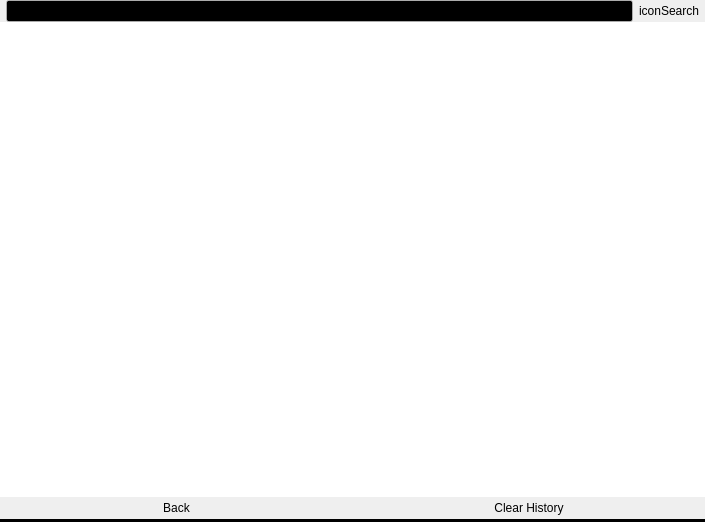
<?xml version="1.0" encoding="UTF-8"?>
<ui version="4.0">
 <class>HistoryWidget</class>
 <widget class="QWidget" name="HistoryWidget">
  <property name="geometry">
   <rect>
    <x>0</x>
    <y>0</y>
    <width>705</width>
    <height>522</height>
   </rect>
  </property>
  <property name="windowTitle">
   <string>Form</string>
  </property>
  <layout class="QVBoxLayout" name="verticalLayout_4">
   <property name="spacing">
    <number>0</number>
   </property>
   <property name="leftMargin">
    <number>0</number>
   </property>
   <property name="topMargin">
    <number>0</number>
   </property>
   <property name="rightMargin">
    <number>0</number>
   </property>
   <property name="bottomMargin">
    <number>0</number>
   </property>
   <item>
    <layout class="QVBoxLayout" name="verticalLayout_3">
     <property name="spacing">
      <number>0</number>
     </property>
     <property name="leftMargin">
      <number>0</number>
     </property>
     <property name="topMargin">
      <number>0</number>
     </property>
     <property name="rightMargin">
      <number>0</number>
     </property>
     <item>
      <widget class="QFrame" name="frame">
       <property name="frameShape">
        <enum>QFrame::NoFrame</enum>
       </property>
       <property name="frameShadow">
        <enum>QFrame::Plain</enum>
       </property>
       <property name="lineWidth">
        <number>0</number>
       </property>
       <layout class="QGridLayout" name="gridLayout">
        <property name="leftMargin">
         <number>0</number>
        </property>
        <property name="topMargin">
         <number>0</number>
        </property>
        <property name="rightMargin">
         <number>0</number>
        </property>
        <property name="bottomMargin">
         <number>0</number>
        </property>
        <property name="spacing">
         <number>0</number>
        </property>
        <item row="0" column="0">
         <layout class="QHBoxLayout" name="horizontalLayout_2">
          <property name="spacing">
           <number>6</number>
          </property>
          <property name="leftMargin">
           <number>6</number>
          </property>
          <item>
           <widget class="QLineEdit" name="searchBar">
            <property name="palette">
             <palette>
              <active>
               <colorrole role="Text">
                <brush brushstyle="SolidPattern">
                 <color alpha="255">
                  <red>255</red>
                  <green>255</green>
                  <blue>255</blue>
                 </color>
                </brush>
               </colorrole>
               <colorrole role="Base">
                <brush brushstyle="SolidPattern">
                 <color alpha="255">
                  <red>0</red>
                  <green>0</green>
                  <blue>0</blue>
                 </color>
                </brush>
               </colorrole>
               <colorrole role="PlaceholderText">
                <brush brushstyle="SolidPattern">
                 <color alpha="128">
                  <red>255</red>
                  <green>255</green>
                  <blue>255</blue>
                 </color>
                </brush>
               </colorrole>
              </active>
              <inactive>
               <colorrole role="Text">
                <brush brushstyle="SolidPattern">
                 <color alpha="255">
                  <red>255</red>
                  <green>255</green>
                  <blue>255</blue>
                 </color>
                </brush>
               </colorrole>
               <colorrole role="Base">
                <brush brushstyle="SolidPattern">
                 <color alpha="255">
                  <red>0</red>
                  <green>0</green>
                  <blue>0</blue>
                 </color>
                </brush>
               </colorrole>
               <colorrole role="PlaceholderText">
                <brush brushstyle="SolidPattern">
                 <color alpha="128">
                  <red>255</red>
                  <green>255</green>
                  <blue>255</blue>
                 </color>
                </brush>
               </colorrole>
              </inactive>
              <disabled>
               <colorrole role="Text">
                <brush brushstyle="SolidPattern">
                 <color alpha="255">
                  <red>190</red>
                  <green>190</green>
                  <blue>190</blue>
                 </color>
                </brush>
               </colorrole>
               <colorrole role="Base">
                <brush brushstyle="SolidPattern">
                 <color alpha="255">
                  <red>239</red>
                  <green>239</green>
                  <blue>239</blue>
                 </color>
                </brush>
               </colorrole>
               <colorrole role="PlaceholderText">
                <brush brushstyle="SolidPattern">
                 <color alpha="128">
                  <red>0</red>
                  <green>0</green>
                  <blue>0</blue>
                 </color>
                </brush>
               </colorrole>
              </disabled>
             </palette>
            </property>
           </widget>
          </item>
          <item>
           <widget class="QLabel" name="iconSearch">
            <property name="text">
             <string>iconSearch</string>
            </property>
           </widget>
          </item>
          <item>
           <spacer name="horizontalSpacer">
            <property name="orientation">
             <enum>Qt::Horizontal</enum>
            </property>
            <property name="sizeType">
             <enum>QSizePolicy::Maximum</enum>
            </property>
            <property name="sizeHint" stdset="0">
             <size>
              <width>6</width>
              <height>20</height>
             </size>
            </property>
           </spacer>
          </item>
         </layout>
        </item>
       </layout>
      </widget>
     </item>
     <item>
      <widget class="QTableView" name="historyView">
       <property name="palette">
        <palette>
         <active>
          <colorrole role="Text">
           <brush brushstyle="SolidPattern">
            <color alpha="255">
             <red>255</red>
             <green>255</green>
             <blue>255</blue>
            </color>
           </brush>
          </colorrole>
          <colorrole role="PlaceholderText">
           <brush brushstyle="SolidPattern">
            <color alpha="128">
             <red>255</red>
             <green>255</green>
             <blue>255</blue>
            </color>
           </brush>
          </colorrole>
         </active>
         <inactive>
          <colorrole role="Text">
           <brush brushstyle="SolidPattern">
            <color alpha="255">
             <red>255</red>
             <green>255</green>
             <blue>255</blue>
            </color>
           </brush>
          </colorrole>
          <colorrole role="PlaceholderText">
           <brush brushstyle="SolidPattern">
            <color alpha="128">
             <red>255</red>
             <green>255</green>
             <blue>255</blue>
            </color>
           </brush>
          </colorrole>
         </inactive>
         <disabled>
          <colorrole role="Text">
           <brush brushstyle="SolidPattern">
            <color alpha="255">
             <red>190</red>
             <green>190</green>
             <blue>190</blue>
            </color>
           </brush>
          </colorrole>
          <colorrole role="PlaceholderText">
           <brush brushstyle="SolidPattern">
            <color alpha="128">
             <red>0</red>
             <green>0</green>
             <blue>0</blue>
            </color>
           </brush>
          </colorrole>
         </disabled>
        </palette>
       </property>
       <property name="font">
        <font>
         <pointsize>18</pointsize>
        </font>
       </property>
       <property name="frameShape">
        <enum>QFrame::NoFrame</enum>
       </property>
       <property name="frameShadow">
        <enum>QFrame::Plain</enum>
       </property>
       <property name="lineWidth">
        <number>0</number>
       </property>
       <property name="verticalScrollBarPolicy">
        <enum>Qt::ScrollBarAlwaysOff</enum>
       </property>
       <property name="horizontalScrollBarPolicy">
        <enum>Qt::ScrollBarAlwaysOff</enum>
       </property>
      </widget>
     </item>
    </layout>
   </item>
   <item>
    <layout class="QHBoxLayout" name="horizontalLayout">
     <property name="spacing">
      <number>0</number>
     </property>
     <item>
      <layout class="QVBoxLayout" name="verticalLayout">
       <property name="spacing">
        <number>0</number>
       </property>
       <item>
        <widget class="QPushButton" name="btnBack">
         <property name="maximumSize">
          <size>
           <width>16777215</width>
           <height>48</height>
          </size>
         </property>
         <property name="text">
          <string>Back</string>
         </property>
         <property name="flat">
          <bool>true</bool>
         </property>
        </widget>
       </item>
       <item>
        <widget class="Line" name="lineSettings">
         <property name="sizePolicy">
          <sizepolicy hsizetype="Minimum" vsizetype="Maximum">
           <horstretch>0</horstretch>
           <verstretch>0</verstretch>
          </sizepolicy>
         </property>
         <property name="maximumSize">
          <size>
           <width>16777215</width>
           <height>32</height>
          </size>
         </property>
         <property name="baseSize">
          <size>
           <width>0</width>
           <height>32</height>
          </size>
         </property>
         <property name="frameShadow">
          <enum>QFrame::Plain</enum>
         </property>
         <property name="lineWidth">
          <number>32</number>
         </property>
         <property name="orientation">
          <enum>Qt::Horizontal</enum>
         </property>
        </widget>
       </item>
      </layout>
     </item>
     <item>
      <layout class="QVBoxLayout" name="verticalLayout_2">
       <property name="spacing">
        <number>0</number>
       </property>
       <item>
        <widget class="QPushButton" name="btnClear">
         <property name="maximumSize">
          <size>
           <width>16777215</width>
           <height>48</height>
          </size>
         </property>
         <property name="text">
          <string>Clear History</string>
         </property>
         <property name="flat">
          <bool>true</bool>
         </property>
        </widget>
       </item>
       <item>
        <widget class="Line" name="lineNav">
         <property name="sizePolicy">
          <sizepolicy hsizetype="Minimum" vsizetype="Maximum">
           <horstretch>0</horstretch>
           <verstretch>0</verstretch>
          </sizepolicy>
         </property>
         <property name="maximumSize">
          <size>
           <width>16777215</width>
           <height>32</height>
          </size>
         </property>
         <property name="baseSize">
          <size>
           <width>0</width>
           <height>32</height>
          </size>
         </property>
         <property name="frameShadow">
          <enum>QFrame::Plain</enum>
         </property>
         <property name="lineWidth">
          <number>32</number>
         </property>
         <property name="orientation">
          <enum>Qt::Horizontal</enum>
         </property>
        </widget>
       </item>
      </layout>
     </item>
    </layout>
   </item>
  </layout>
 </widget>
 <resources/>
 <connections/>
 <slots>
  <slot>linkClicked()</slot>
 </slots>
</ui>
